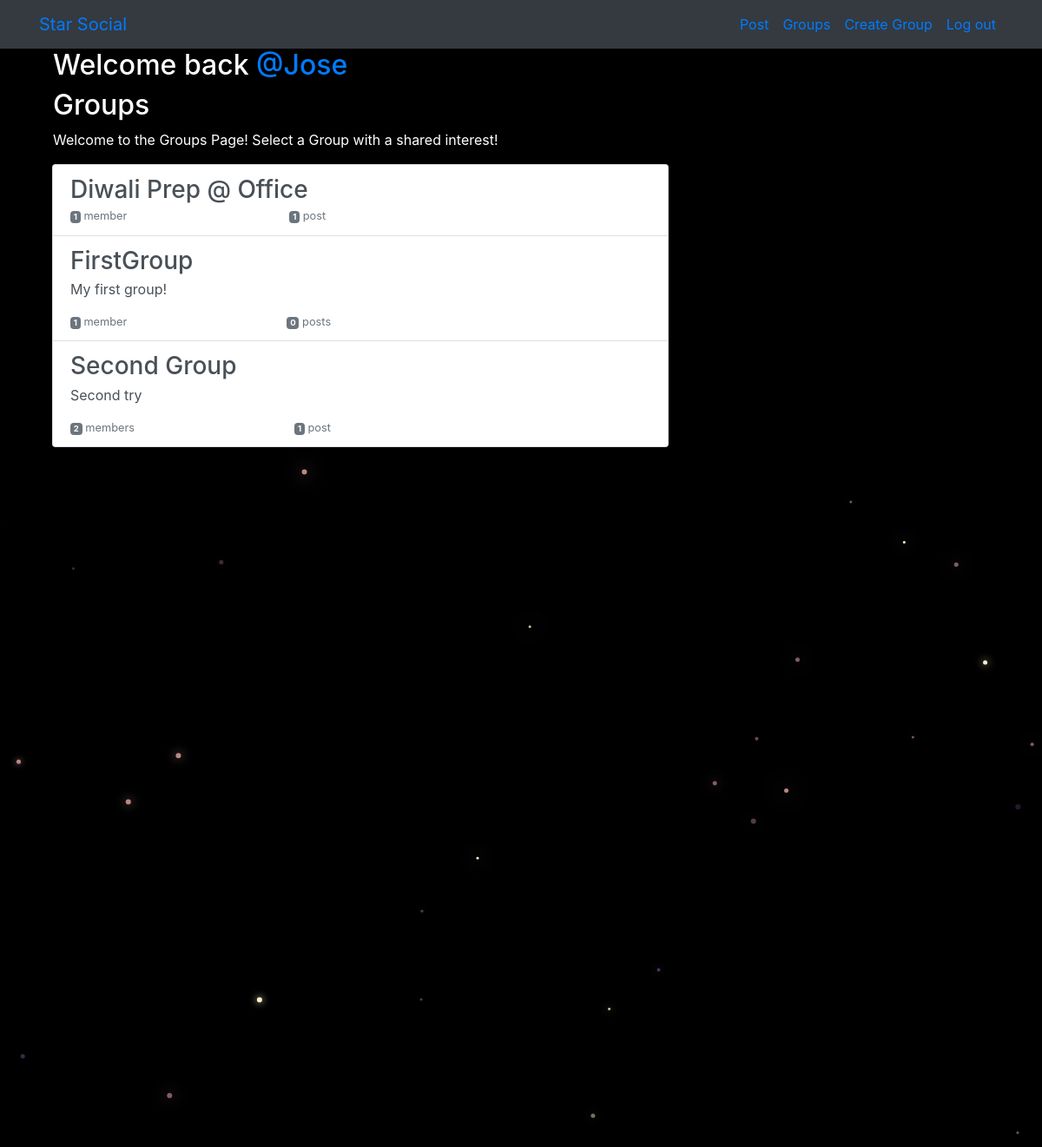
Screenshot of /groups/ (signed in) with the database file from the repository.
### groups/models.py (models this page shows, shortened)
class Group(models.Model):
    name = models.CharField(max_length=255, unique=True)
    slug = models.SlugField(allow_unicode=True, unique=True)
    description = models.TextField(blank=True, default='')
    description_html = models.TextField(editable=False, default='', blank=True)
    members = models.ManyToManyField(User,through="GroupMember")
    class Meta:
        ordering = ["name"]

### groups/views.py (the view)
# urls.py: path('', views.ListGroups.as_view(), name="all"),
class ListGroups(generic.ListView):
    model = Group

### groups/templates/groups/group_list.html (shortened to what this page needs)
{% extends "groups/group_base.html" %}
{% block pregroup %}
	<div class="content align">
		{% if user.is_authenticated %}
		<h2>
			Welcome back
			<a href="{% url 'posts:for_user' username=user.username %}">@{{user.username }}</a>
		</h2>
    {% endif %}
			<h2>Groups</h2>
			<p>Welcome to the Groups Page! Select a Group with a shared interest!</p>
	</div>
{% endblock %}
{% block group_content %}
<div class="col-md-8">
	<div class="list-group">
		{% for group in object_list %}
		<a href="{% url 'groups:single' slug=group.slug %}"
		class="list-group-item list-group-item-action flex-column align-items-start">
			<h3 class="mb-1">{{ group.name }}</h3>
			<p class="mb-1">{{ group.description_html|safe }}</p>
			<div class="d-flex w-40 justify-content-between">
				<small class="text-muted"><span class="badge badge-secondary">
					{{ group.members.count }}</span> member{{ group.members.count|pluralize }}</small>
				<small class="text-muted"><span class="badge badge-secondary">
					{{ group.posts.count }}</span> post{{ group.posts.count|pluralize }}</small>
			</div>
		</a>
		{% endfor %}
	</div>
</div>
{% endblock %}

### static/simplesocial/css/master.css (style rules this page uses)
body { margin: 0; overflow: hidden; background-color: black; color:white; }
.align { margin-left: 1rem; }

### rows the page displays
Group: name "Diwali Prep @ Office", members.count "1", posts.count "1"
Group: name "FirstGroup", description_html "My first group!", members.count "1", posts.count "0"
Group: name "Second Group", description_html "Second try", members.count "2", posts.count "1"

### other values shown
{{ user.username }} "Jose"
